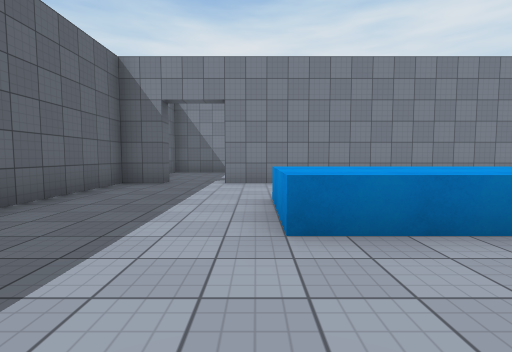
View 1 (above)

20 first-person views from a walk through a scene from a Unity 3-D project. The camera is 1.3 m above the floor, tilts 4° down and sees 85° across. Doors are open. The floor is counted in squares, 2 m on a side. Each view is taken from the middle of a square. On the plan, view 1 faces up. The plan holds only what a view shows up to about 9 squares ahead; the rest is blank. The place goes on beyond the plan. The player is left out. Surface patterns are stand-ins for the level's own textures.

View 2
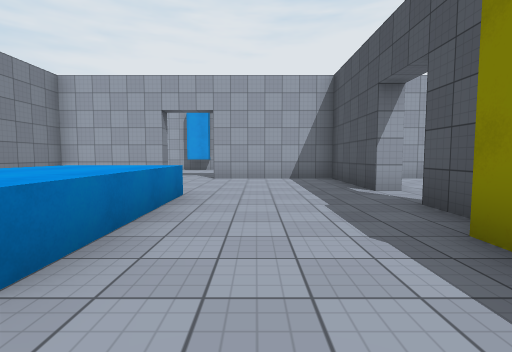

View 3
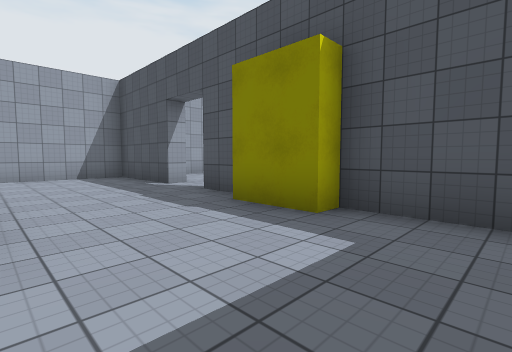

View 4
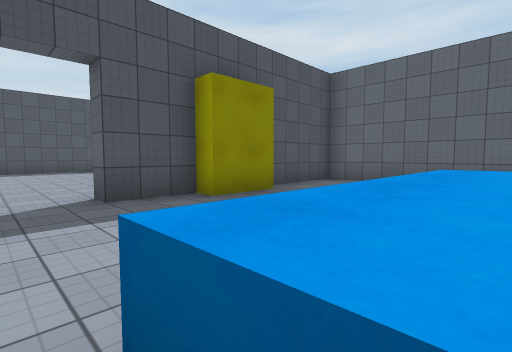

View 5
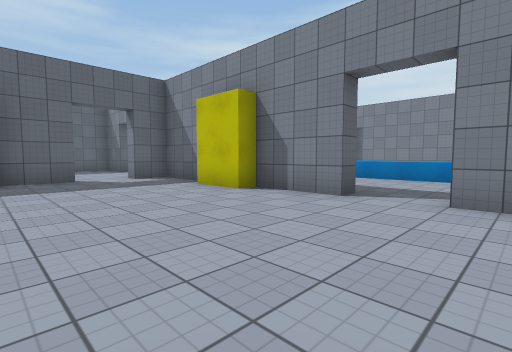

View 6
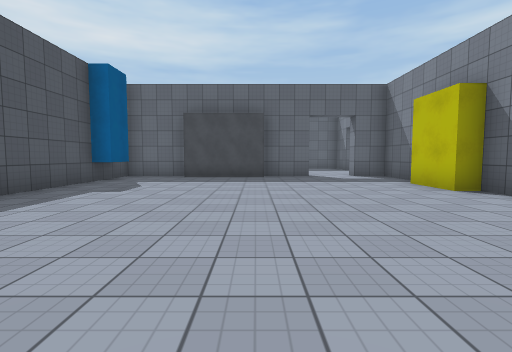

View 7
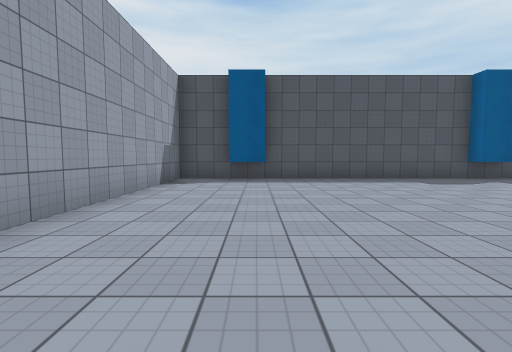

View 8
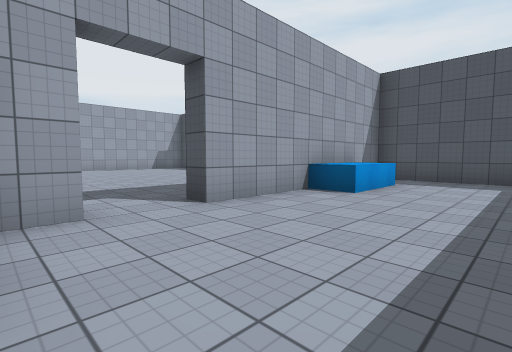

View 9
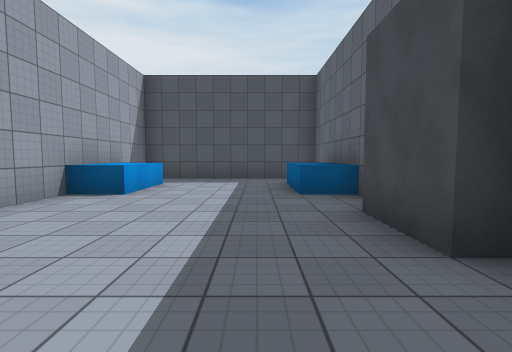

View 10
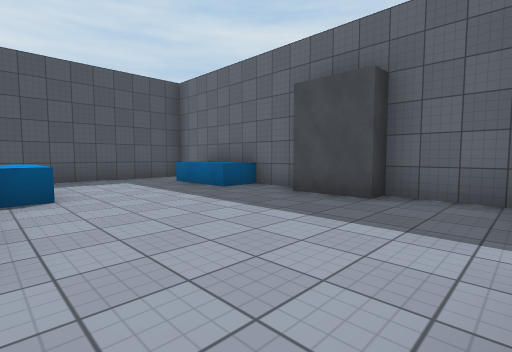

View 11
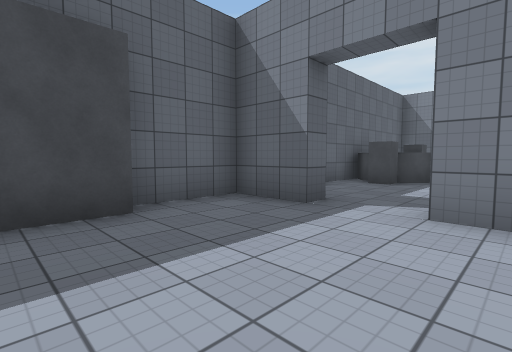

View 12
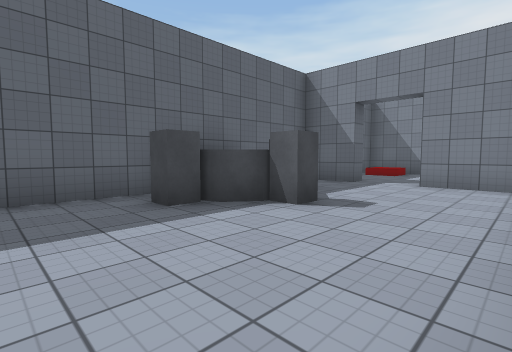

View 13
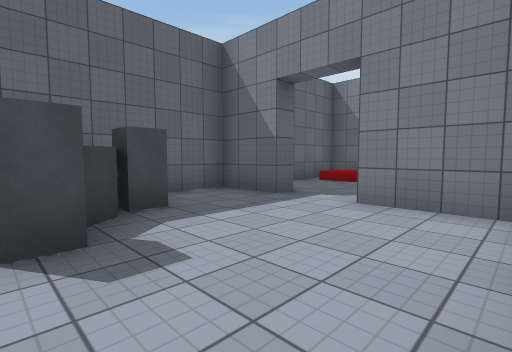

View 14
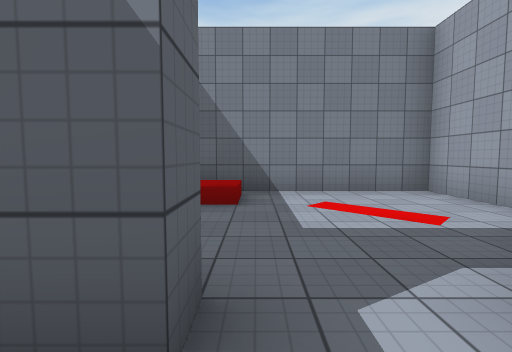

View 15
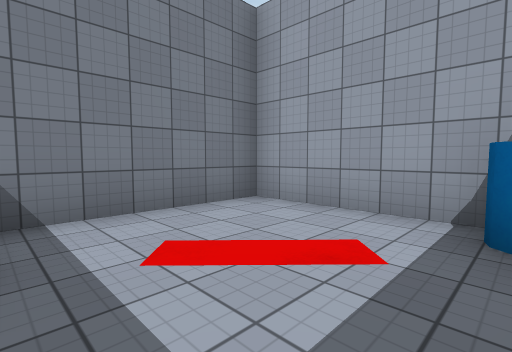

View 16
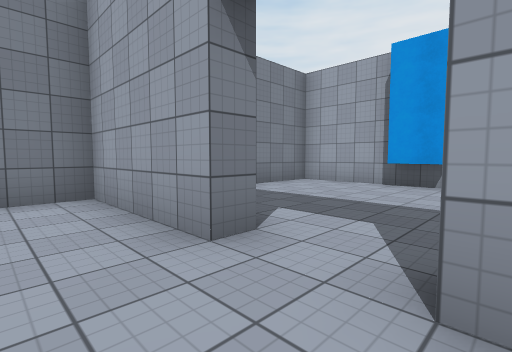

View 17
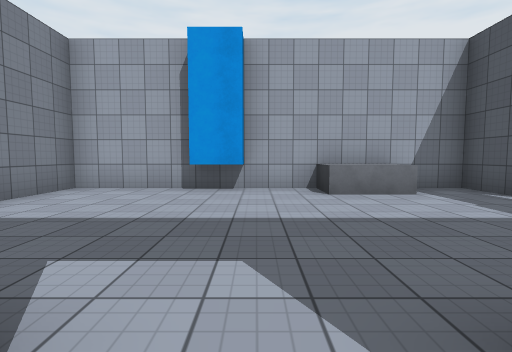

View 18
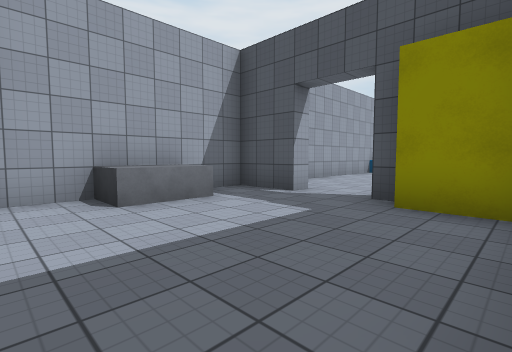

View 19
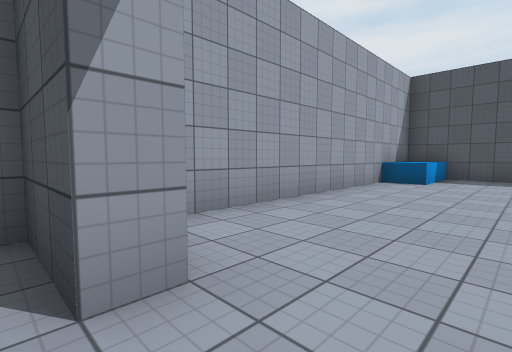

View 20
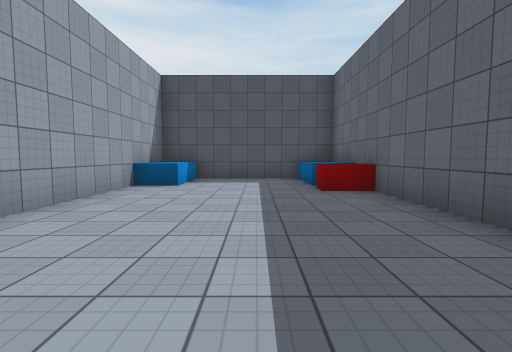

### Floor plan
Key: @ floor where view 1 was taken; # wall or solid block; . floor; / step, stairs or slope; D open door; ^ raised ledge; O other object.
Columns run from 9 left of view 1 to 13 right of it. Each row starts with its distance up from view 1.
 12 #######
 11 #/....#
 10 #/....#
  9 #.....#..
  8 #....O#..
  7 ##DD###..#########  ###
  6 #.....#...     ..# ...#
  5 #.....#...     ..#....#
  4 #^^...#...^^^. ..#....#
  3 #^^...#...^^^.........#
  2 ##....#..........#....#
  1 #.....#..........#...^#
  0 #.....#..@.......#....#
 -1 ##..########..#####..##
 -2 #.....#..#.....  # ...#
 -3 #....DD..........#....#
 -4 #....DD..........#....#
 -5 #.....#..........#....#
 -6 #.....#..........#....#
 -7 #^...##..........#....#
 -8 #^...^#..........#....#
 -9 #.....#..........#...^#
-10 #.....##......#..#...##
-11 ######################

Positions as (right, up) in squares from view 1, and headings:
1: (0, 0), facing up
2: (-1, 1), facing right
3: (-2, 2), facing down-right
4: (4, 3), facing down-left
5: (5, -6), facing up-left
6: (6, -6), facing left
7: (5, -2), facing down
8: (-7, -2), facing down-right
9: (-7, -2), facing down
10: (-4, -2), facing down-left
11: (-5, -5), facing up-left
12: (-4, 0), facing up-left
13: (-4, 3), facing up-left
14: (-7, 6), facing up
15: (-7, 8), facing up-right
16: (6, 2), facing up-right
17: (7, 3), facing right
18: (8, 3), facing down-right
19: (10, -1), facing down-right
20: (10, -2), facing down
